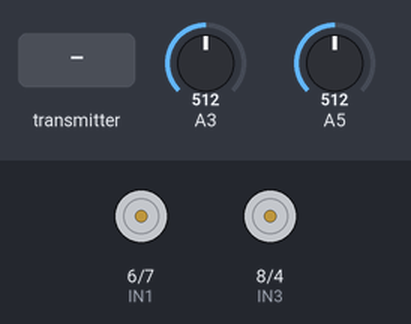
Simulated run of this sketch. Board: Arduino Uno, built with avr-gcc and run on an emulated ATmega328P. On the bench: motor-driver pin pairs drawn as motors (green arrow = first pin HIGH = forward, orange = second pin HIGH = backward, longer = more drive, scaled by the enable pin). The test bench sets the inputs (shaded band); at power-on: A5 = 512, A3 = 512. No radio packets arrive unless stated.

Above: at 1.2 s.
1.3 s: the transmitter starts sending steering = 0
2.8 s: the transmitter starts sending throttle = 255
At 3.4 s:
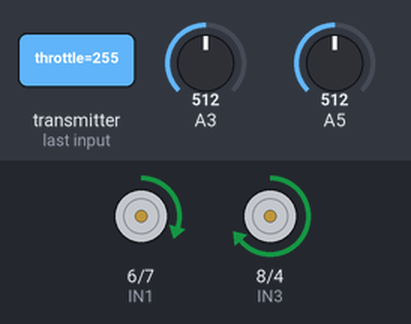
5.8 s: A5 set to 716
At 5.99 s:
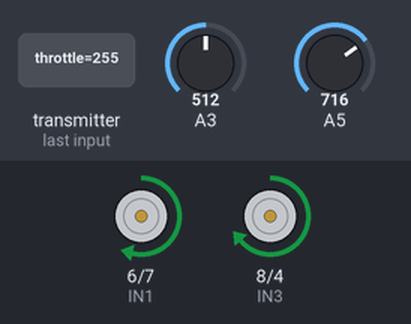
At 7.3 s:
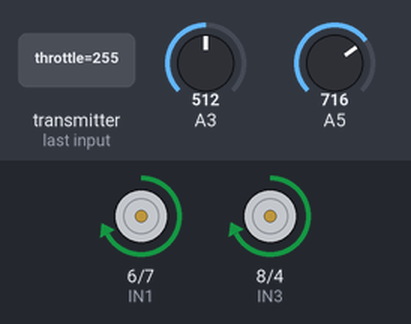
Timing chart, 0 to 6.8 s (numbered marks = the images above; inputs shaded):
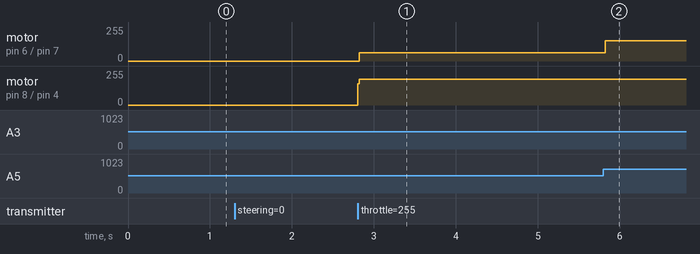

The sketch:

Receiver.ino
```cpp
#include <SPI.h>
#include <nRF24L01.h>
#include <RF24.h>

#define CE_PIN 9
#define CSN_PIN 10

#define ENA 5
#define IN1 6
#define IN2 7
#define IN3 8
#define IN4 4
#define ENB 3

struct Data {
  byte throttle;
  byte steering;
  byte extraBtn1;
  byte extraBtn2;
};

Data data;

RF24 radio(CE_PIN, CSN_PIN);
const byte address[6] = "00001";

unsigned long lastRecvTime = 0;
const unsigned long timeout = 1000;

void setup() {
  Serial.begin(9600);

  pinMode(ENA, OUTPUT);
  pinMode(IN1, OUTPUT);
  pinMode(IN2, OUTPUT);
  pinMode(IN3, OUTPUT);
  pinMode(IN4, OUTPUT);
  pinMode(ENB, OUTPUT);

  digitalWrite(IN1, LOW);
  digitalWrite(IN2, LOW);
  digitalWrite(IN3, LOW);
  digitalWrite(IN4, LOW);
  analogWrite(ENA, 0);
  analogWrite(ENB, 0);

  radio.begin();
  radio.openReadingPipe(0, address);
  radio.setPALevel(RF24_PA_MAX);
  radio.setDataRate(RF24_250KBPS);
  radio.startListening();

  resetData();
}

void loop() {
  if (radio.available()) {
    radio.read(&data, sizeof(Data));
    lastRecvTime = millis();
  }

  if (millis() - lastRecvTime > timeout) {
    resetData();
  }

  controlMotors();
}

void resetData() {
  data.throttle = 127;
  data.steering = 127;
  data.extraBtn1 = 0;
  data.extraBtn2 = 0;
}

void controlMotors() {
  int throttleVal = data.throttle;
  int steeringVal = data.steering;

  if (throttleVal > 137) {
    int motorSpeed = map(throttleVal, 138, 255, 50, 255);
    forward(motorSpeed);
  }
  else if (throttleVal < 117) {
    int motorSpeed = map(throttleVal, 116, 0, 50, 255);
    backward(motorSpeed);
  }
  else {
    stop();
  }

  if (steeringVal > 137) {
    int turnSpeed = map(steeringVal, 138, 255, 0, 50);
    rightTurn(turnSpeed);
  }
  else if (steeringVal < 117) {
    int turnSpeed = map(steeringVal, 116, 0, 0, 50);
    leftTurn(turnSpeed);
  }

  if (data.extraBtn1) {
    honk();
  }

  if (data.extraBtn2) {
    lights();
  }
}

void forward(int speed) {
  digitalWrite(IN1, HIGH);
  digitalWrite(IN2, LOW);
  digitalWrite(IN3, HIGH);
  digitalWrite(IN4, LOW);
  analogWrite(ENA, speed);
  analogWrite(ENB, speed);
}

void backward(int speed) {
  digitalWrite(IN1, LOW);
  digitalWrite(IN2, HIGH);
  digitalWrite(IN3, LOW);
  digitalWrite(IN4, HIGH);
  analogWrite(ENA, speed);
  analogWrite(ENB, speed);
}

void stop() {
  digitalWrite(IN1, LOW);
  digitalWrite(IN2, LOW);
  digitalWrite(IN3, LOW);
  digitalWrite(IN4, LOW);
  analogWrite(ENA, 0);
  analogWrite(ENB, 0);
}

void rightTurn(int adjust) {
  int currentENA = analogRead(ENA);
  int currentENB = analogRead(ENB);

  if (currentENA > 0)
    analogWrite(ENA, max(currentENA - adjust, 30));

  if (currentENB > 0)
    analogWrite(ENB, currentENB);
}

void leftTurn(int adjust) {
  int currentENA = analogRead(ENA);
  int currentENB = analogRead(ENB);

  if (currentENA > 0)
    analogWrite(ENA, currentENA);

  if (currentENB > 0)
    analogWrite(ENB, max(currentENB - adjust, 30));
}

void honk() {
  // Add code for horn if connected
}

void lights() {
  // Add code for lights if connected
}
```

Measured:
- after the input at 2.8 s, motor on pin 6 (IN1) / pin 7 (IN2): stopped → forward 61/255 at once; motor on pin 8 (IN3) / pin 4 (IN4): stopped → forward 192/255 at once
- after the input at 5.8 s, motor on pin 6 (IN1) / pin 7 (IN2): forward 61/255 → forward 152/255 at once; motor on pin 8 (IN3) / pin 4 (IN4): stays forward 192/255 (without the input it goes to forward 255/255 after 0.75 s)
